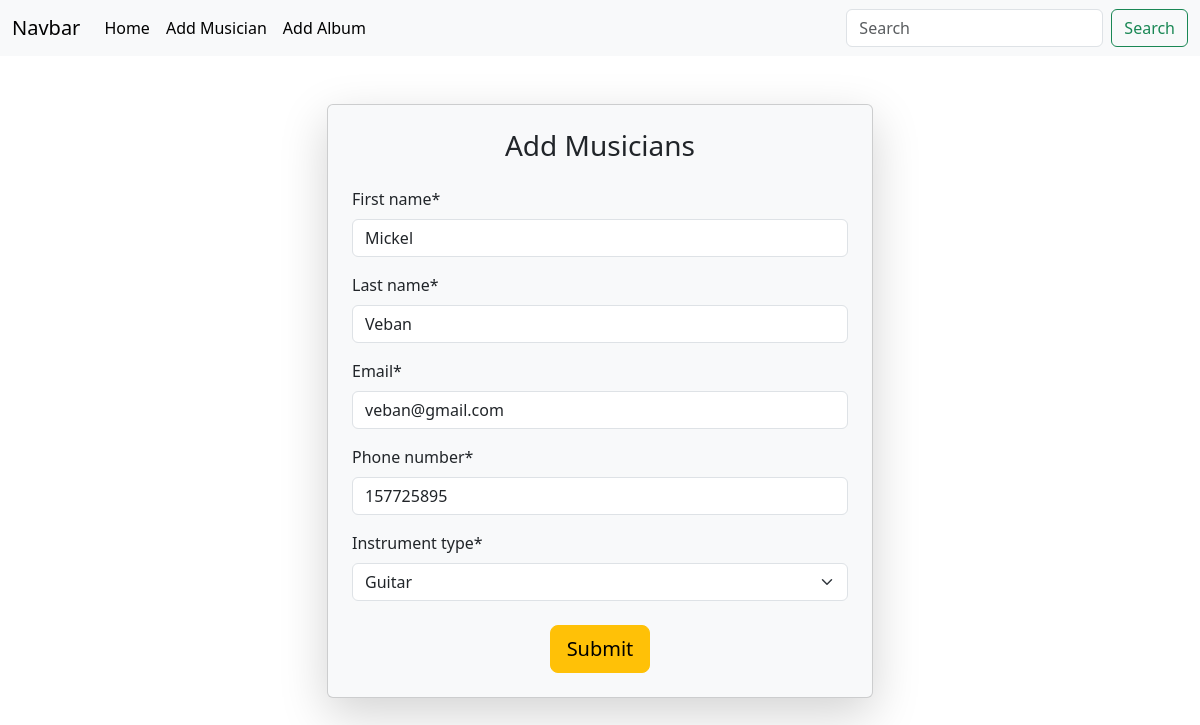
The app's page /musicians/edit_musicians/7, older data.
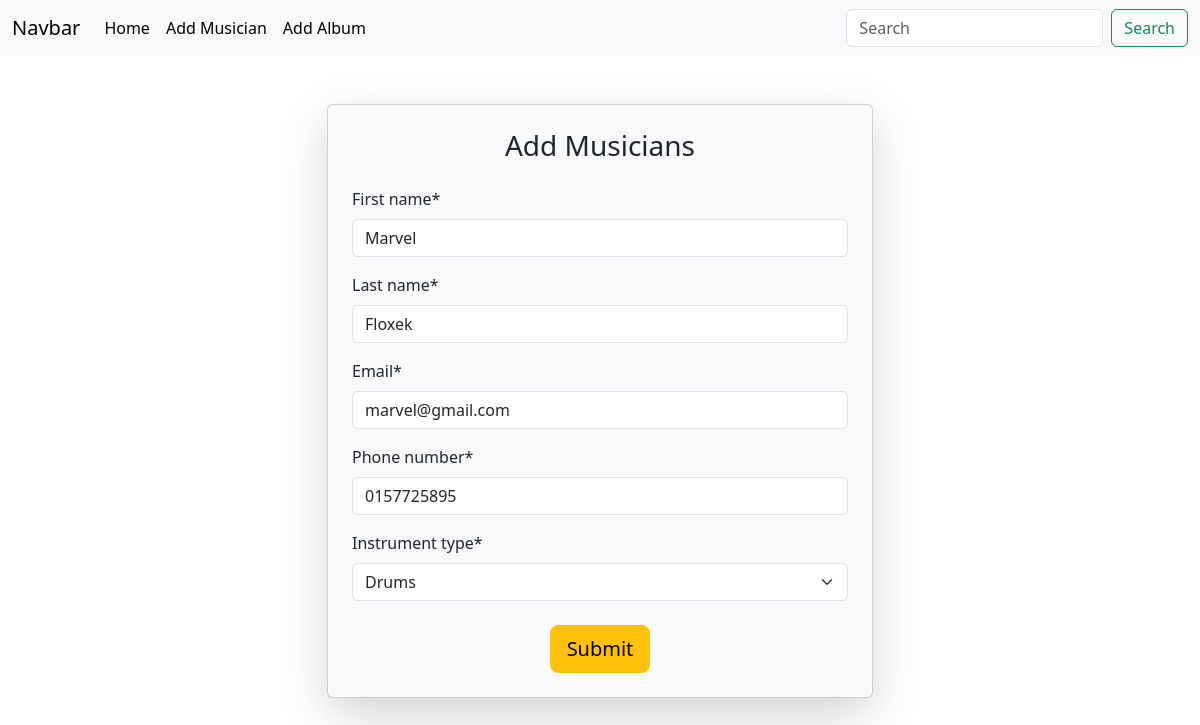
The same page, newer data.
### musicians_app/models.py (models this page shows, shortened)
class Musician(models.Model):
    first_name = models.CharField(max_length=20)
    last_name = models.CharField(max_length=20)
    email = models.EmailField()
    phone_number = models.CharField(max_length=12)
    instrument_type = models.CharField(max_length=20)

### musicians_app/views.py (the view)
# urls.py: path('edit_musicians/<int:id>', views.edit_musician , name= 'edit_musician'),
def edit_musician(request, id):
    music = models.Musician.objects.get(pk=id)
    music_form = MusicianForm(instance= music)
    if request.method == 'POST':
        music_form = MusicianForm(request.POST, instance = music)
        if music_form.is_valid():
            music_form.save()
            return redirect('home')
    return render(request, 'musician.html', {'form': music_form})

### musicians_app/forms.py
class MusicianForm(forms.ModelForm):
    class Meta:
        model = Musician
        fields = '__all__'
        widgets ={
            'instrument_type': forms.Select(choices=instruments)
        }

### musicians_app/templates/musician.html (shortened to what this page needs)
{% extends "base.html" %}
{% block content %}
<div class="container mt-5">
    <div class="row justify-content-center">
      <div class="col-md-6">
        <div class="card shadow-lg bg-light p-4">
          <h3 class="card-title text-center mb-4">Add Musicians</h3>
          {% load crispy_forms_tags %}
          <form method="post">
            {{ form|crispy }}
            <div class="text-center mt-4">
              <button type="submit" class="btn btn-warning btn-lg">Submit</button>
            </div>
          </form>
        </div>
      </div>
    </div>
  </div>
{% endblock %}

Row changes from the older to the newer data that the page shows:
changed Musician: first_name "Mickel" → "Marvel"; last_name "Veban" → "Floxek"; email "veban@gmail.com" → "marvel@gmail.com"; phone_number "157725895" → "0157725895"; instrument_type "Guitar" → "Drums"
